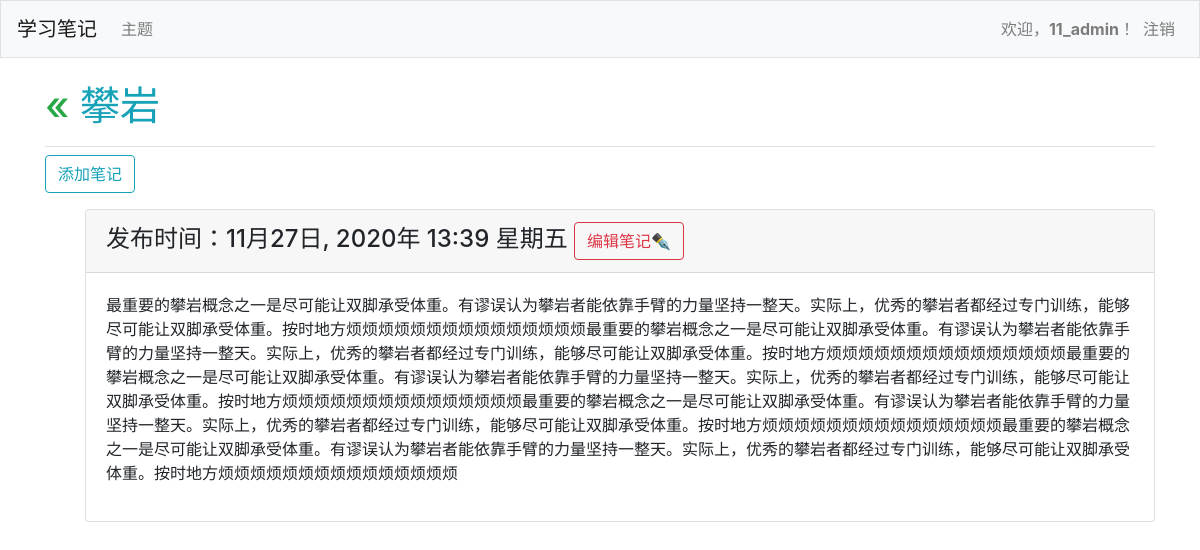
The page /topics/2/ (signed in) on the database its author committed.
### learning_logs/models.py (models this page shows, shortened)
class Topic(models.Model):
    text = models.CharField(max_length=200)
    date_added = models.DateTimeField(auto_now_add=True)
    owner = models.ForeignKey(User, on_delete=models.CASCADE)
    def __str__(self):
        return self.text

class Entry(models.Model):
    topic = models.ForeignKey(Topic, on_delete=models.CASCADE)
    text = models.TextField()
    date_added = models.DateTimeField(auto_now_add=True)
    class Meta:
        verbose_name_plural = 'entries'

### learning_logs/views.py (the view)
# urls.py: path('topics/<int:topic_id>/', views.topic, name='topic'),
@login_required
def topic(request, topic_id):
    topic = Topic.objects.get(id=topic_id)
    if topic.owner != request.user:
        raise Http404
    entries = topic.entry_set.order_by('-date_added')
    context = {'topic': topic, 'entries': entries}
    return render(request, 'learning_logs/topic.html', context)

### learning_logs/templates/learning_logs/topic.html (shortened to what this page needs)
<!DOCTYPE html>
<html lang="en">
<head>
</head>
<body>
{% extends "learning_logs/base.html" %}
{% block page_header %}
    <h1 class="text-info"><a href="{% url 'learning_logs:topics' %}"
            style="text-decoration:none" class="text-success">&laquo; </a>{{ topic }}</h1>
{% endblock page_header %}
{% block content %}
    <h3><a href="{% url 'learning_logs:new_entry' topic.id %}"
            class="btn btn-outline-info mb-2" role="button">添加笔记</a></h3>
    <ul>
    {% for entry in entries %}
    <div class="card mb-3">
        <h4 class="card-header">
            {{ entry.date_added|date:'发布时间：n月d日, Y年 H:i l' }}
            <small><a href="{% url 'learning_logs:edit_entry' entry.id %}"
                    class="btn btn-outline-danger" style="">编辑笔记✒</a></small>
        </h4>
        <div class="card-body">
            {{ entry.text|linebreaks }}
        </div>
    </div>
    {% empty %}
        <div class="alert alert-warning alert-dismissable fade show">
            <button type="button" class="close" data-dismiss="alert">&times;</button>
            <strong>这个主题还没有笔记</strong>
        </div>
    {% endfor %}
    </ul>
{% endblock content %}

### learning_logs/templates/learning_logs/base.html (shortened to what this page needs)
{% load bootstrap4 %}
<!DOCTYPE html>
<html lang="zh-CN">
<head>
    {% bootstrap_css %}
</head>
<body>
    <nav class="navbar navbar-expand-md navbar-light bg-light mb-4 border">
    	<a class="navbar-brand" href="{% url 'learning_logs:index' %}">学习笔记</a>
    	<div class="collapse navbar-collapse" id="navbarCollapse">
            <ul class="navbar-nav mr-auto">
                <li class="nav-item">
                    <a class="nav-link" href="{% url 'learning_logs:topics' %}">
                        主题</a></li>
            </ul>
            <ul class="navbar-nav ml-auto">
                {% if user.is_authenticated %}
                <li class="nav-item">
                    <span class="navbar-text">欢迎，<strong>{{ user.username }}</strong>！</span>
                </li>
                <li class="nav-item">
                    <a class="nav-link" href="{% url 'users:logout' %}">注销</a>
                </li>
                {% endif %}
            </ul>
        </div>
    </nav>
    <main role="main" class="container">
        <div class="pb-2 mb-2 border-bottom">
            {% block page_header %}{% endblock page_header %}
        </div>
        <div>
            {% block content %}{% endblock content %}
        </div>
    </main>
</body>
</html>

### rows shown on the page
Topic: text "攀岩"
Entry: date_added "发布时间：11月27日, 2020年 13:39 星期五", text "最重要的攀岩概念之一是尽可能让双脚承受体重。有谬误认为攀岩者能依靠手臂的力量坚持一整天。实际上，优秀的攀岩者都经过专门训练，能够尽可能让双脚承受体重。按时地方烦烦烦烦烦烦烦烦烦烦烦烦烦烦烦最重要的攀岩概念之一是尽可能让双脚承受体重。有谬误认为攀岩者能依靠手臂的力量坚持一整天。实际上，优秀的攀岩者都经过专门训练，能够尽可能让双脚承受体重。按时地方烦烦烦烦烦烦烦烦烦烦烦烦烦烦烦最重要的攀岩概念之一是尽可能让双脚承受体重。有谬误认为攀岩者能依靠手臂的力量坚持一整天。实际上，优秀的攀岩者都经过专门训练，能够尽可能让双脚承受体重。按时地方烦烦烦烦烦烦烦烦烦烦烦烦烦烦烦最重要的攀岩概念之一是尽可能让双脚承受体重。有谬误认为攀岩者能依靠手臂的力量坚持一整天。实际上，优秀的攀岩者都经过专门训练，能够尽可能让双脚承受体重。按时地方烦烦烦烦烦烦烦烦烦烦烦烦烦烦烦最重要的攀岩概念之一是尽可能让双脚承受体重。有谬误认为攀岩者能依靠手臂的力量坚持一整天。实际上，优秀的攀岩者都经过专门训练，能够尽可能让双脚承受体重。按时地方烦烦烦烦烦烦烦烦烦烦烦烦烦烦烦"

### other values the page prints
{{ user.username }} "11_admin"
